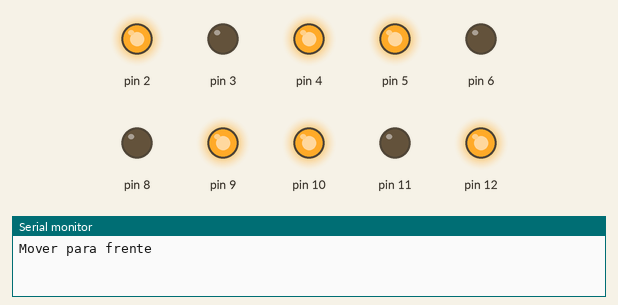
Bench run of a sketch on a simulated Arduino Uno, built with avr-gcc and run on an emulated ATmega328P. On the bench: output pins drawn as LEDs (lit = HIGH), the last lines printed to the serial monitor.

Above: at 0.1 s.
At 8.1 s:
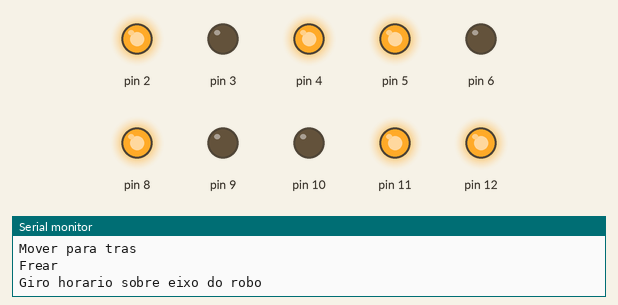
At 12.1 s:
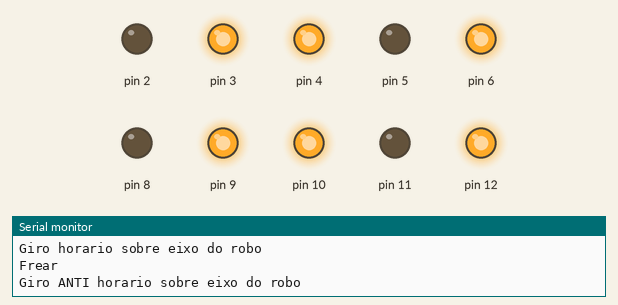
At 18.1 s:
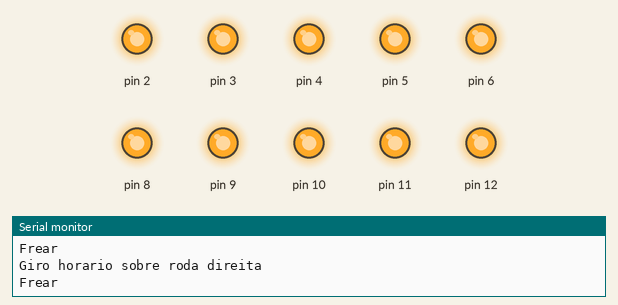
At 28.1 s:
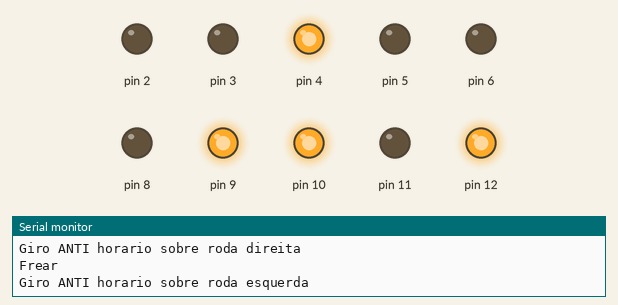
At 38.1 s:
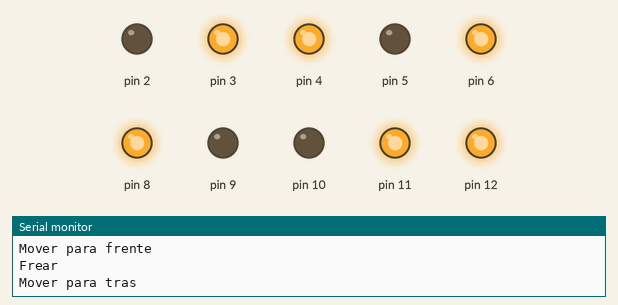
Timing chart, 0 to 39.6 s (numbered marks = the images above):
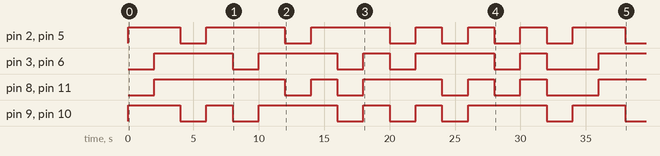

Measured:
- by itself, pin 2, pin 5: LOW → HIGH at 0.00 s, → LOW 4.0 s later, → HIGH 2.0 s later, → LOW 6.0 s later, … (14 changes in this stretch)
- by itself, pin 3, pin 6: repeats every 12.0 s: LOW 2.0 s, HIGH 6.0 s, LOW 2.0 s, HIGH 2.0 s
- by itself, pin 8, pin 11: LOW → HIGH at 2.0 s, → LOW 10.0 s later, → HIGH 2.0 s later, → LOW 2.0 s later, … (11 changes in this stretch)
- by itself, pin 9, pin 10: LOW → HIGH at 0.00 s, → LOW 4.0 s later, → HIGH 2.0 s later, → LOW 2.0 s later, … (14 changes in this stretch)

The sketch:

hBridge.ino
```cpp
struct Engine {
  const int ENABLE_PIN;
  const int MOVE_FORWARD_PIN;
  const int MOVE_BACKWARD_PIN;
  const int LED_FORWARD_PIN;
  const int LED_BACKWARD_PIN;
};

struct Engine leftEngine = { 4, 5, 6, 2, 3 };
struct Engine rightEngine = { 12, 10, 11, 9, 8 };

void setup() {
  pinMode(leftEngine.ENABLE_PIN, OUTPUT);
  pinMode(leftEngine.MOVE_FORWARD_PIN, OUTPUT);
  pinMode(leftEngine.MOVE_BACKWARD_PIN, OUTPUT);
  pinMode(leftEngine.LED_FORWARD_PIN, OUTPUT);
  pinMode(leftEngine.LED_BACKWARD_PIN, OUTPUT);

  pinMode(rightEngine.ENABLE_PIN, OUTPUT);
  pinMode(rightEngine.MOVE_FORWARD_PIN, OUTPUT);
  pinMode(rightEngine.MOVE_BACKWARD_PIN, OUTPUT);
  pinMode(rightEngine.LED_FORWARD_PIN, OUTPUT);
  pinMode(rightEngine.LED_BACKWARD_PIN, OUTPUT);

  digitalWrite(leftEngine.ENABLE_PIN, HIGH);
  digitalWrite(rightEngine.ENABLE_PIN, HIGH);

  Serial.begin(9600);
}


void loop() {
  moveForward(255);
  brake();

  moveBackward(255);
  brake();

  clockwiseRotationAroundAxis(255);
  brake();

  counterclockwiseRotationAroundAxis(255);
  brake();

  clockwiseRotationAroundWheel(255);

  counterclockwiseRotationAroundWheel(255);

  stop();
}


void moveWheelForward(struct Engine engine, int speed) {
  digitalWrite(engine.LED_FORWARD_PIN, HIGH);
  digitalWrite(engine.LED_BACKWARD_PIN, LOW);

  analogWrite(engine.MOVE_BACKWARD_PIN, 0);
  analogWrite(engine.MOVE_FORWARD_PIN, speed);
}


void moveWheelBackward(struct Engine engine, int speed) {
  digitalWrite(engine.LED_FORWARD_PIN, LOW);
  digitalWrite(engine.LED_BACKWARD_PIN, HIGH);

  analogWrite(engine.MOVE_BACKWARD_PIN, speed);
  analogWrite(engine.MOVE_FORWARD_PIN, 0);
}


void brakeWheel(struct Engine engine) {
  digitalWrite(engine.LED_FORWARD_PIN, HIGH);
  digitalWrite(engine.LED_BACKWARD_PIN, HIGH);
  digitalWrite(engine.MOVE_FORWARD_PIN, HIGH);
  digitalWrite(engine.MOVE_BACKWARD_PIN, HIGH);
}


void stopWheel(struct Engine engine) {
  digitalWrite(engine.LED_FORWARD_PIN, LOW);
  digitalWrite(engine.LED_BACKWARD_PIN, LOW);
  digitalWrite(engine.MOVE_FORWARD_PIN, LOW);
  digitalWrite(engine.MOVE_BACKWARD_PIN, LOW);
}


/*
  moveForward - movimenta o robo para frente
    speed - velocidade de rotacao (0 a 255)
*/
void moveForward(int speed) {
  Serial.print("Mover para frente\n");
  moveWheelForward(leftEngine, speed);
  moveWheelForward(rightEngine, speed);

  delay(2000);
}


/*
  moveBackward - movimenta o robo para tras
    speed - velocidade de rotacao (0 a 255)
*/
void moveBackward(int speed) {
  Serial.print("Mover para tras\n");
  moveWheelBackward(leftEngine, speed);
  moveWheelBackward(rightEngine, speed);

  delay(2000);
}


/*
  brake -  trava as rodas do robo
*/
void brake() {
  Serial.print("Frear\n");
  brakeWheel(leftEngine);
  brakeWheel(rightEngine);

  delay(2000);  // delay para dar tempo de frear
}


/*
  stop - robo parado (neutro)
*/
void stop() {
  Serial.print("Parar\n");
  stopWheel(leftEngine);
  stopWheel(rightEngine);

  delay(2000);
}


/*
  Giro horario sobre eixo do robo
*/
void clockwiseRotationAroundAxis(int speed) {
  Serial.print("Giro horario sobre eixo do robo\n");
  moveWheelForward(leftEngine, speed);
  moveWheelBackward(rightEngine, speed);

  delay(2000);
}

/*
  Giro ANTI horario sobre eixo do robo
*/
void counterclockwiseRotationAroundAxis(int speed) {
  Serial.print("Giro ANTI horario sobre eixo do robo\n");
  moveWheelForward(rightEngine, speed);
  moveWheelBackward(leftEngine, speed);

  delay(2000);
}


/*
  Giro horario sobre roda
*/
void clockwiseRotationAroundWheel(int speed) {
  Serial.print("Giro horario sobre roda direita\n");
  moveWheelForward(leftEngine, speed);
  stopWheel(rightEngine);

  delay(2000);
  brake();

  Serial.print("Giro horario sobre roda esquerda\n");
  moveWheelBackward(rightEngine, speed);
  stopWheel(leftEngine);

  delay(2000);
  brake();
}


/*
  Giro ANTI horario sobre roda
*/
void counterclockwiseRotationAroundWheel(int speed) {
  Serial.print("Giro ANTI horario sobre roda direita\n");
  moveWheelBackward(leftEngine, speed);
  stopWheel(rightEngine);

  delay(2000);
  brake();

  Serial.print("Giro ANTI horario sobre roda esquerda\n");
  moveWheelForward(rightEngine, speed);
  stopWheel(leftEngine);

  delay(2000);
  brake();
}
```
